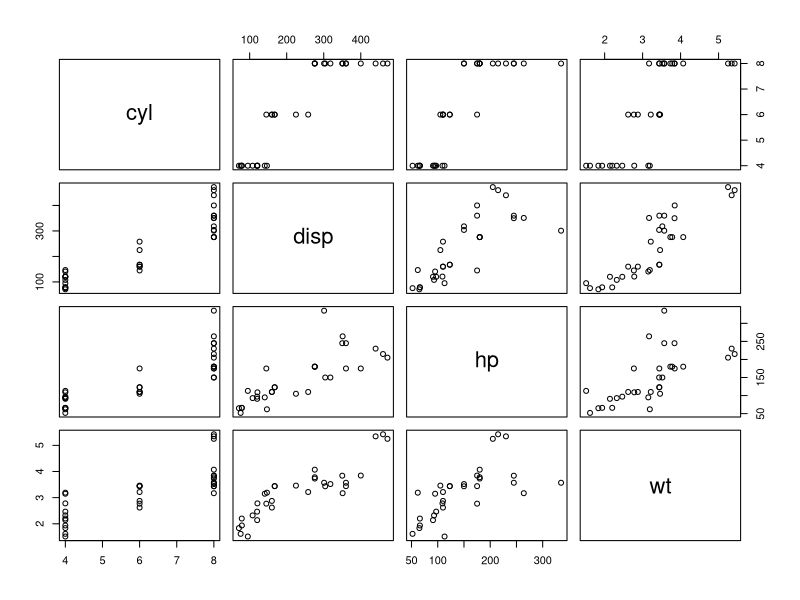
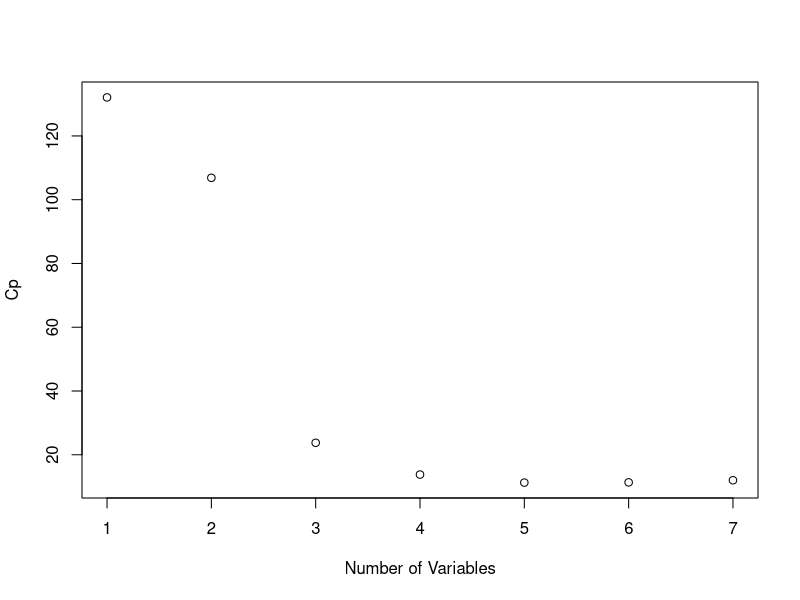

Source code (R) for these figures, in order:
## ---- chunk 1
knitr::opts_chunk$set(echo = TRUE)
## ---- chunk 2
x = rnorm(100)
y = rnorm(100,2*x)

summary(lm(y~x))
## ---- chunk 3
library(tidyverse)
library(magrittr)
library(broom)

mtcars %>% head
## ---- chunk 4
mod = lm (mpg ~ cyl + gear + disp, data=mtcars)
summary(mod) 
broom::tidy(mod)
broom::glance(mod)
## ---- chunk 5
car::vif(lm(mpg ~ ., data=mtcars))
pairs(mtcars %>% select(c(cyl,disp,hp,wt)))

## ---- chunk 6
# none of the four
mod.base = lm(mpg~gear+am+carb,data=mtcars)
mod.base %>% summary

# wt
mod.wt = lm(mpg~gear+am+carb+wt,data=mtcars)
p.wt = tidy(mod.wt) %>% filter(term=='wt') %>% select(p.value)

# hp
mod.hp = lm(mpg~gear+am+carb+hp,data=mtcars)
p.hp = tidy(mod.hp) %>% filter(term=='hp') %>% select(p.value) 

# disp
mod.disp = lm(mpg~gear+am+carb+disp,data=mtcars)
p.disp = tidy(mod.disp) %>% filter(term=='disp') %>% select(p.value) ## SIGNIFICANT

# cyl
mod.cyl = lm(mpg~gear+am+carb+cyl,data=mtcars)
p.cyl = tidy(mod.cyl) %>% filter(term=='cyl') %>% select(p.value)

print("Which variables are significant?")
alpha = .05
c(p.wt,p.hp,p.disp,p.cyl) < alpha
## ---- chunk 7
c(p.wt,p.hp,p.disp,p.cyl)
## ---- chunk 8
tidy(mod.wt)$term
tidy(mod.base)$estimate
tidy(mod.wt)$estimate
## ---- chunk 9
varset = c('gear','am','carb','wt','disp','hp','cyl')
dat = mtcars %>% select(c('mpg',varset))
n = nrow(dat)
mod = lm(mpg~., dat)
hat.sigma2 = sum(resid(mod)^2)/(n-2)

cp = function(varset){
        dat = mtcars %>% select(c('mpg',varset))
        mod = lm(mpg~., dat)
        p = length(varset)
        SSE = sum(resid(mod)^2)
        return((SSE/hat.sigma2) + 2*p - n)
}


cp.vals = c()
for (p in 1:length(varset)){
        new.cp = cp(varset[1:p])
        cp.vals = c(cp.vals, new.cp)
}
plot(1:length(varset),cp.vals, xlab='Number of Variables',ylab='Cp')
## ---- chunk 10
vars = c('gear','am','carb','wt')
cp(vars)

vars = c('gear','am','carb','hp')
cp(vars)

vars = c('gear','am','carb','disp')
cp(vars)

vars = c('gear','am','carb','cyl')
cp(vars)

## ---- chunk 11
glance(mod.wt) %>% select(adj.r.squared)
glance(mod.hp) %>% select(adj.r.squared)
glance(mod.disp) %>% select(adj.r.squared)
glance(mod.cyl) %>% select(adj.r.squared)
## ---- chunk 12
glance(mod.wt) %>% select(AIC)
glance(mod.hp) %>% select(AIC)
glance(mod.disp) %>% select(AIC)
glance(mod.cyl) %>% select(AIC)
## ---- chunk 13
get.aic = function(mod){
        mod %>% glance %>% select(AIC) %>% return
}
mod1 = lm(mpg~gear+am+carb,data=mtcars)
mod2 = lm(mpg~gear+am+carb+disp,data=mtcars)
mod3 = lm(mpg~gear+am+carb+disp+wt,data=mtcars)
mod4 = lm(mpg~gear+am+carb+disp+hp,data=mtcars)
mod5 = lm(mpg~gear+am+carb+disp+cyl,data=mtcars)

mod1.aic = mod1 %>% get.aic
mod2.aic = mod2 %>% get.aic
mod3.aic = mod3 %>% get.aic
mod4.aic = mod4 %>% get.aic
mod5.aic = mod5 %>% get.aic

c(mod1.aic, mod2.aic, mod3.aic, mod4.aic, mod5.aic)

